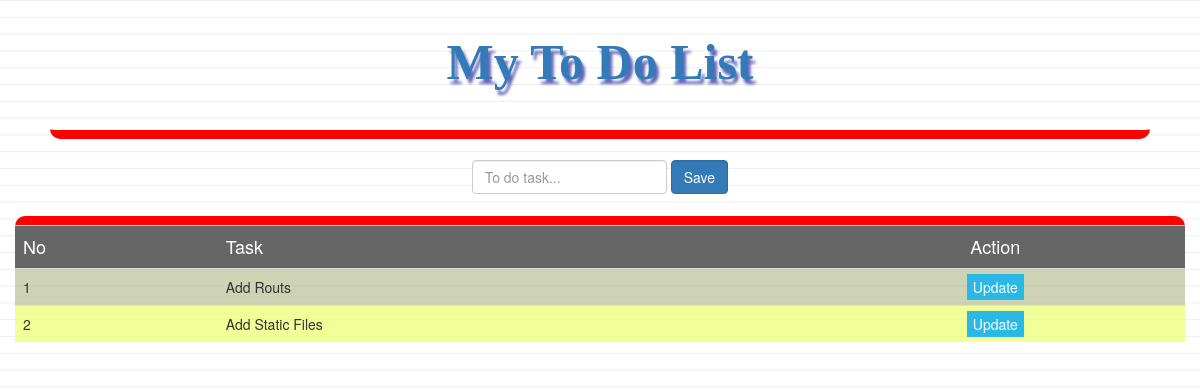
The app's page /index.html, older data.
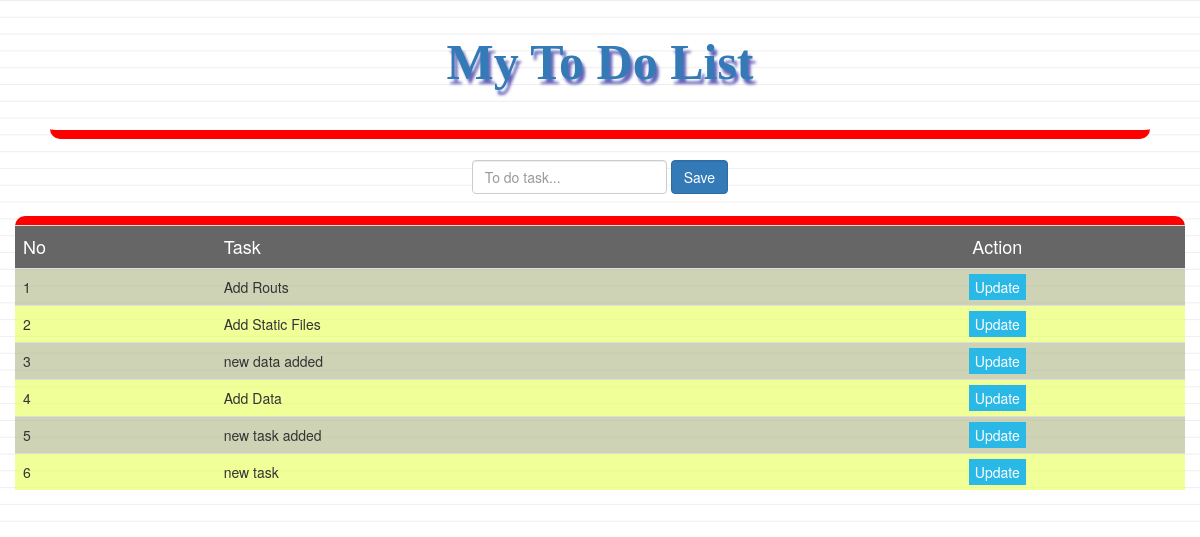
The same page, newer data.
### tables this page shows
CREATE TABLE `todos` (
	`id`	INTEGER PRIMARY KEY AUTOINCREMENT,
	`task`	TEXT
);

### runapp.py (the view)
@app.route("/",methods = ['POST', 'GET'])
@app.route("/index",methods = ['POST', 'GET'])
@app.route("/index.html",methods = ['POST', 'GET'])
def index():
	if request.method == 'POST':
		try:
			task = request.form['todo']
			with sql.connect("database.db") as con:
				cur = con.cursor()
				cur.execute("INSERT INTO todos (task) VALUES (?)",(task,))
				con.commit()
		except Exception as e:
			raise e
		return render_template('index.html',rows = todolists())
	else:
		return render_template('index.html',rows = todolists())

### runapp.py (called while the page is built)
def todolists():
	con = sql.connect("database.db")
	con.row_factory = sql.Row
	cur = con.cursor()
	cur.execute("select * from todos")
	return cur.fetchall()

### templates/index.html (shortened to what this page needs)
<!doctype html>
<html class="no-js" lang="">
<head>
    <link rel="stylesheet" href="../static/css/bootstrap.min.css">
    <link rel="stylesheet" href="../static/css/font-awesome.min.css">
    <link rel="stylesheet" href="../static/css/style.css">
    <link rel="stylesheet" href="../static/css/responsive.css">
</head>
<body>
    <div class="container header">
        <div class="row">
            <div class="col-md-12">
                <a href="/"><h1 class="header_text text-center">My To Do List</h1></a>
            </div>
        </div>
    </div>
    <div class="container text-center input_data">
        <div class="row">
            <form action="{{ url_for('index') }}" method="POST" class="form-inline">
                <input class="form-control" type="text" name="todo" placeholder="To do task...">
                <button type="submit" value="submit" class="btn btn-primary form-control">Save</button>
            </form>
        </div>
    </div>
    <div class="container display_data">
        <div class="row">
            <table class="table table-striped">
                <tr>
                    <td>No</td>
                    <td>Task</td>
                    <td>Action</td>
                </tr>
                {% for row in rows %}
                <tr>
                    <td>{{loop.index}}</td>
                    <td>{{row["task"]}}</td>
                    <td><a href="#">Update</a></td>
                </tr>
                {% endfor %}
            </table>
        </div>
    </div>
</body>
</html>

### static/css/style.css (style rules this page uses)
h1, h2, h3, h4, h5, h6 { margin: 0 0 15px; font-weight: 700; }
html, body { height: 100% }
body { background-color: #flllff; background-image: linear-gradient(#eee .1em, transparent .1em); background-size: 100% 1.2em; }
.header { padding: 35px; }
.header_text { font-family: cursive; font-size: 50px; text-shadow: 3px 5px 3px #66B; border-bottom: 9px red solid; padding-bottom: 40px; margin-bottom: -40px; border-radius: 10px; }
.input_data { padding: 26px 30px 27px 30px; margin-bottom: -15px; }
.form-control { margin-bottom: 10px; }
.display_data { border-top: 9px red solid; border-radius: 10px; }
td:last-child { text-align: center; }
td:last-child a { background: #2AB9E6; padding: 3px 6px; color: #fff; }
table tr:first-child td { font-size: 18px; background: #666; color: white; }
.table-striped>tbody>tr:nth-of-type(odd) { background-color: rgba(232, 255, 97, 0.66); }
.table-striped>tbody>tr:nth-of-type(even) { background-color: rgba(183, 189, 145, 0.66); }

Row changes from the older to the newer data that the page shows:
added todos: task "new data added"
added todos: task "Add Data"
added todos: task "new task added"
added todos: task "new task"
